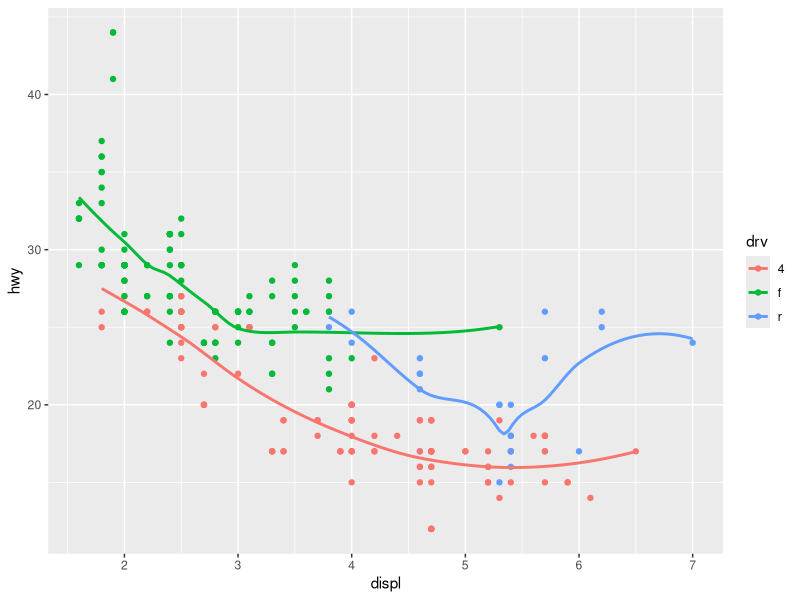
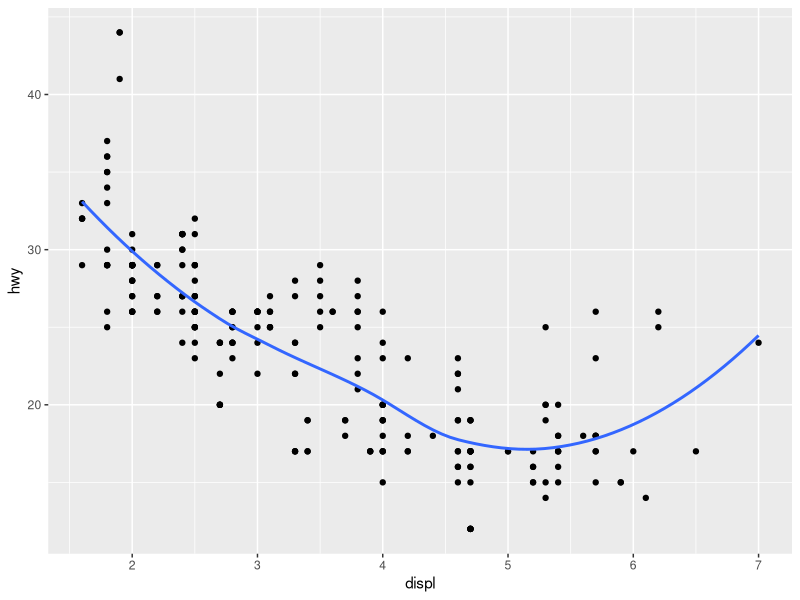
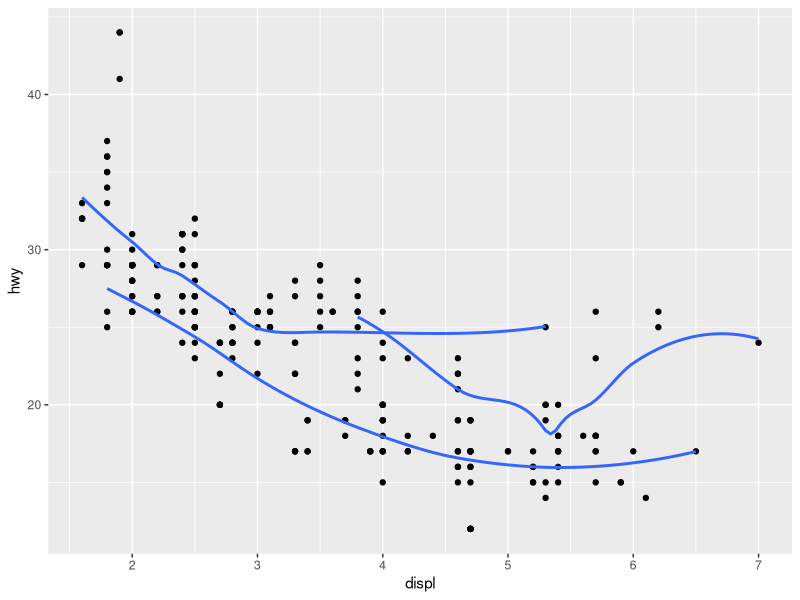
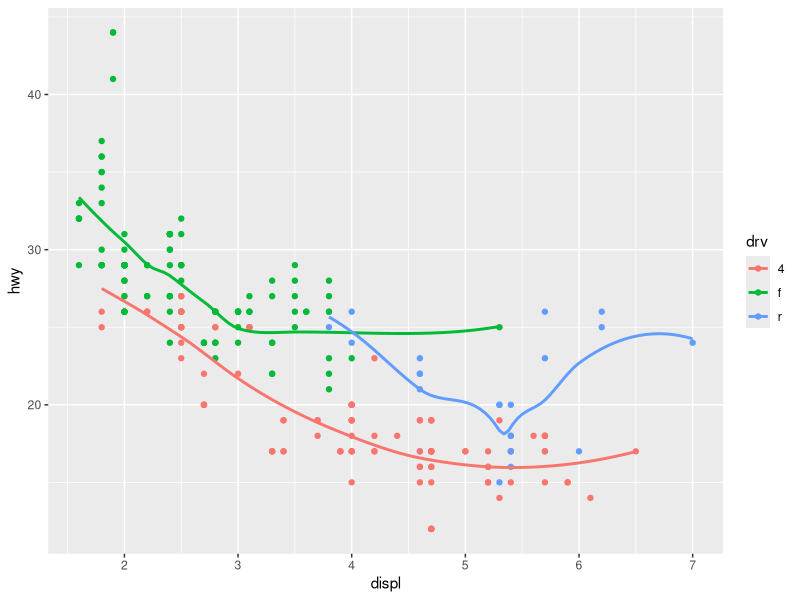
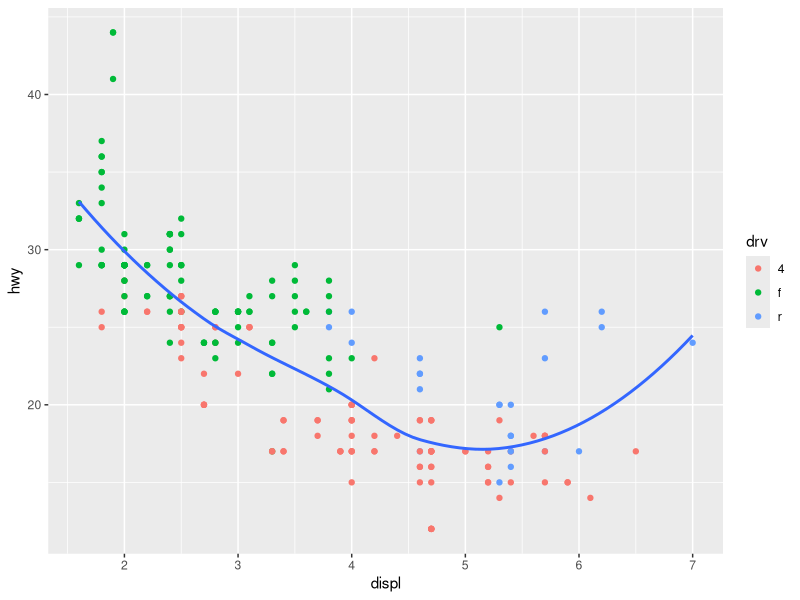
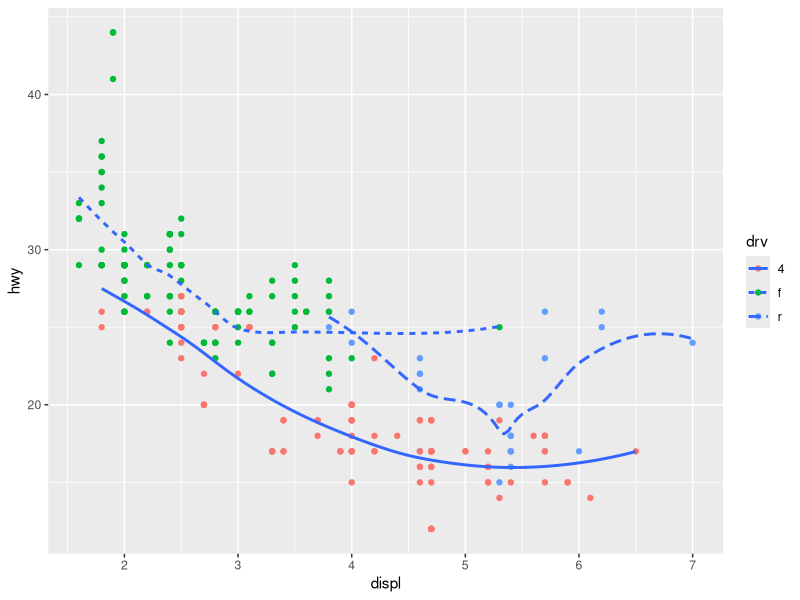
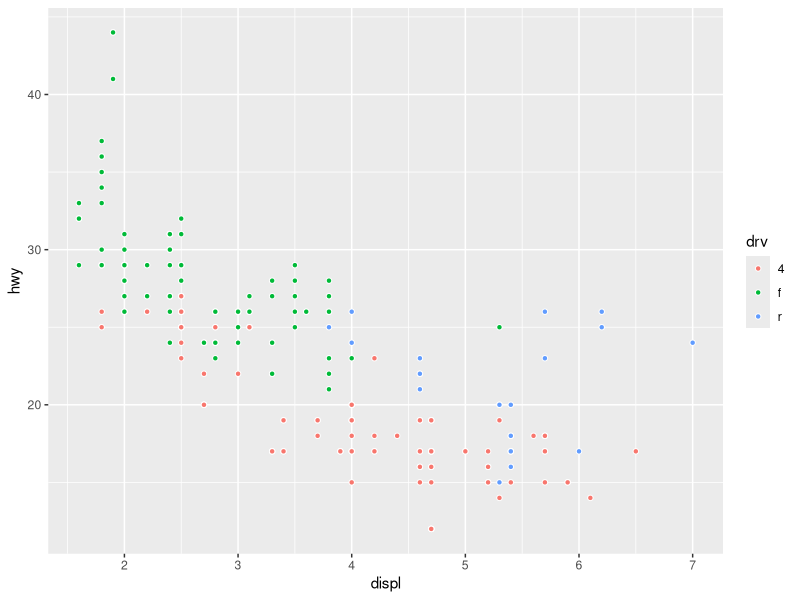
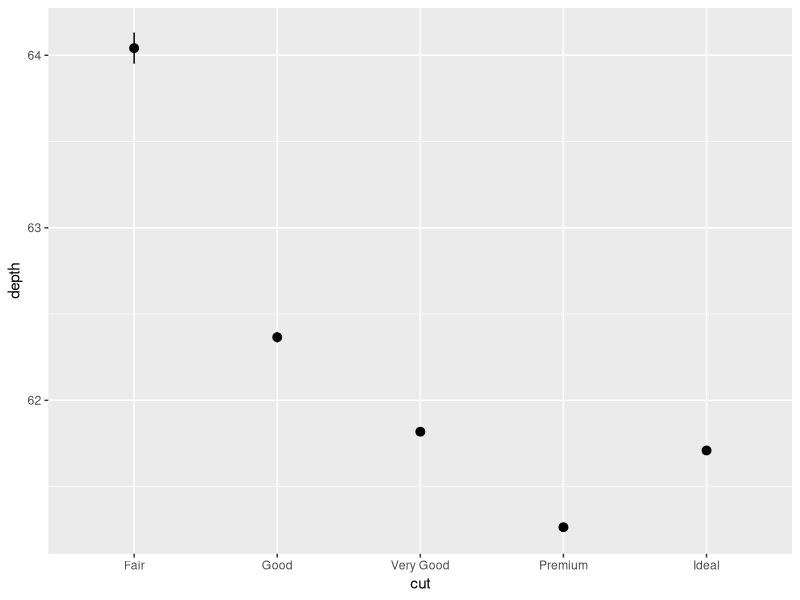

Write R code to recreate these figures, in order.
## ---- chunk 1
knitr::opts_chunk$set(echo = TRUE)
library(ggplot2)
## ---- chunk 2
ggplot(data = mpg, mapping = aes(x = displ, y = hwy, color = drv)) + 
  geom_point() + 
  geom_smooth(se = FALSE)
## ---- chunk 3
ggplot(data = mpg, mapping = aes(x = displ, y = hwy)) + 
  geom_point() +
  geom_smooth(se = FALSE)
## ---- chunk 4
ggplot(data = mpg, mapping = aes(x = displ, y = hwy)) + 
  geom_point() +
  geom_smooth(se = FALSE, mapping = aes(group = drv))
## ---- chunk 5
ggplot(data = mpg, mapping = aes(x = displ, y = hwy, color = drv)) + 
  geom_point() +
  geom_smooth(se = FALSE)
## ---- chunk 6
ggplot(data = mpg, mapping = aes(x = displ, y = hwy)) + 
  geom_point(mapping = aes(color = drv)) +
  geom_smooth(se = FALSE)
## ---- chunk 7
ggplot(data = mpg, mapping = aes(x = displ, y = hwy)) + 
  geom_point(mapping = aes(color = drv)) +
  geom_smooth(se = FALSE, mapping = aes(linetype = drv))
## ---- chunk 8
ggplot(data = mpg, mapping = aes(x = displ, y = hwy)) + 
  geom_point(mapping = aes(fill = drv), color = "white", shape = 21)
## ---- chunk 9
ggplot(data = diamonds) + 
  geom_pointrange(
        mapping = aes(x = cut, y = depth), 
        stat = "summary",
        fun.ymin = min,
        fun.ymax = max,
        fun.y = median)
    
## ---- chunk 10
ggplot(data = diamonds) + 
  geom_col(mapping = aes(cut, depth))
ggplot(data = diamonds) + 
  geom_bar(mapping = aes(cut))
## ---- chunk 11
ggplot(data = diamonds) + 
  geom_bar(mapping = aes(x = cut, y = ..prop..))
ggplot(data = diamonds) + 
  geom_bar(mapping = aes(x = cut, fill = color, y = ..prop..))
ggplot(data = diamonds) + 
  geom_bar(mapping = aes(x = cut, y = ..prop.., group = 1))
## ---- chunk 12
ggplot(data = mpg, mapping = aes(x = cty, y = hwy)) + 
  geom_point()
## ---- chunk 13
ggplot(data = mpg, mapping = aes(x = cty, y = hwy)) + 
  geom_point(position = "jitter")
## ---- chunk 14
ggplot(data = mpg, mapping = aes(x = cty, y = hwy)) + 
  geom_jitter(width = 2)
ggplot(data = mpg, mapping = aes(x = cty, y = hwy)) + 
  geom_jitter(height = 6)
## ---- chunk 15
ggplot(data = mpg, mapping = aes(x = cty, y = hwy)) + 
  geom_count()
## ---- chunk 16
ggplot(data = mpg, mapping = aes(x= class, y = hwy, fill = drv)) +
  geom_boxplot()
ggplot(data = mpg, mapping = aes(x= class, y = hwy, fill = drv)) +
  geom_boxplot(position = "identity")
## ---- chunk 17
ggplot(data = mpg, mapping = aes(x = class, fill = drv)) +
  geom_bar()
ggplot(data = mpg, mapping = aes(x = class, fill = drv)) +
  geom_bar() +
  coord_polar()
## ---- chunk 18
ggplot(data = mpg, mapping = aes(x = cty, y = hwy)) +
  geom_point() + 
  geom_abline() +
  coord_fixed()
## ---- chunk 19
library(tidyverse)

ggplot(data = mpg) + 
  geom_point(mapping = aes(x = displ, y = hwy))

filter(mpg, cyl == 8)
filter(diamonds, carat > 3)
